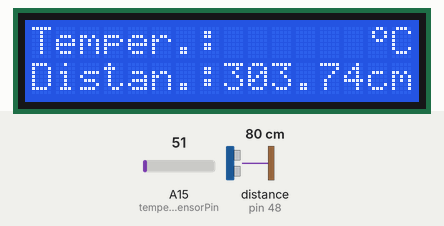
Recording of a sketch running on a simulated Arduino Mega 2560, built with avr-gcc and run on an emulated ATmega2560. Parts: 16×2 character LCD. Wiring (inferred from the names in the program): ultrasonic range finder: trigger pin 48; echo pin 48. The test bench sets the inputs (shaded band); at power-on: A15 (temperatureSensorPin) = 51, distance to the obstacle (sensor on pin 48) 80 cm. The echo pulse lasts 58.3 µs per cm; what the sketch prints to the serial monitor is not drawn.

Above: at 1.2 s.
1.3 s: A15 (temperatureSensorPin) set to 61
At 6.2 s:
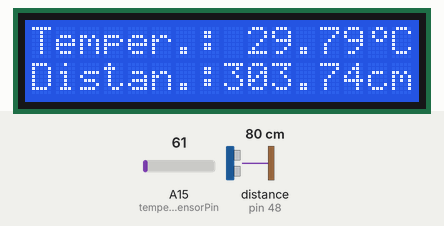
10.7 s: A15 (temperatureSensorPin) set to 71
At 15.9 s:
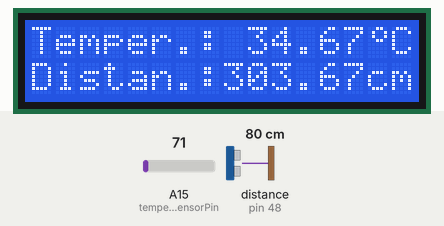
16.9 s: A15 (temperatureSensorPin) set to 30
At 21.7 s:
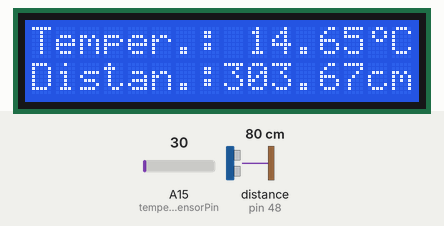
22.0 s: A15 (temperatureSensorPin) set to 15
At 26.0 s:
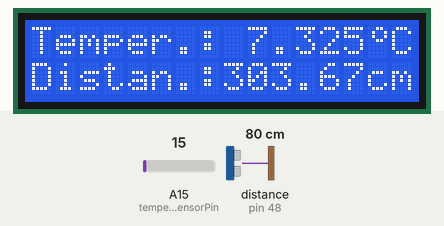
Timing chart, 0 to 27.5 s (numbered marks = the images above; inputs shaded):
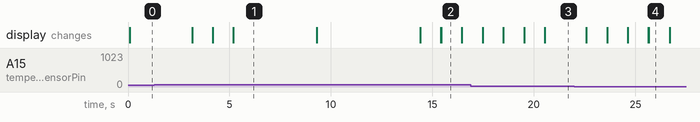

The sketch:

maior.ino
```cpp
#include <LiquidCrystal.h>

// Global variables:
// LCD variables
LiquidCrystal lcd (8, 9, 4, 5, 6, 7);
//Custom degree character
byte degree[8] = {  B00110,  B01001,  B01001,  B00110,  B00000,  B00000,  B00000,  B00000, };
/*
LM35
 U
GO5
Top View
*/
//Start the time at 0
int temperatureSensorPin = A15;
long timer = millis();
char message[] = "Temperature:    ";

int pin = 48; // connected to the Trig on the module, this serves as both Trigger and Echo
unsigned long time;
unsigned long sizeofpulse;
float cm;

void setup() {
  setup_serial();
  setup_LCD();
  setup_SDM_IO();
}

void loop() {

  //Move cursor to second line, first position
  //lcd.setCursor(0,1);

  if( millis() - timer > 5000 ) {

      float tempCelcius = convertSensorTemperatureToCelsius();
      float tempKelvin = tempCelcius + 273.15;

      //write temperature on LCD
      writeTemperatureCelsiusToLCD(tempCelcius);
      //printLine(1);
      timer = millis();

  }

  ultrasound_distance();

  //Wait 1 second
  delay(1000);
}

//calculates temperature for temperature sensor reading
float convertSensorTemperatureToCelsius()
{
      int val = analogRead( temperatureSensorPin );
      float tempCelsius = val * 0.48828125;
      Serial.print("Val: "); Serial.println(val);
      Serial.print("Temperature: "); Serial.print(tempCelsius); Serial.println(" C");

      return tempCelsius;
}

//writes temperature in celsius degrees to LCD screen at the beginning of the second row
void writeTemperatureCelsiusToLCD(float temperature)
{
  //Move cursor to first line, position 9
  lcd.setCursor(9,0);
  //Print current temperature to 2 decimal places
  lcd.print(temperature, 2);
  lcd.home();
  int temperatureInt = (int) (temperature+0.5);
  byte temp = (byte)temperatureInt;
  Serial.print("Temperature: "); Serial.print(temp); Serial.println(" C");
  char tempValue = temp;
  //String toSend = "A" + tempValue;
  Serial.println("A" + tempValue);
  Serial1.print( "A" );
  Serial1.print( tempValue );
}

void setup_LCD()
{
  //setup lcd
  lcd.begin(16, 2);

  //Make custom characters
  lcd.createChar(0, degree);

  //First row print
  lcd.setCursor(0,0);
  lcd.print("Temper.:");
  lcd.setCursor(14,0); lcd.write((byte)0);
  lcd.setCursor(15,0); lcd.print("C");
  //Second row print
  lcd.setCursor(0,1);
  lcd.print("Distan.: ");
  lcd.setCursor(14,1); lcd.print("cm");
}

void setup_serial()
{
  Serial.begin(9600);
  Serial1.begin(9600);
}

void setup_SDM_IO()
{
  pinMode(pin, OUTPUT);
  digitalWrite(pin, HIGH); // Trig pin is normally HIGH
}

void ultrasound_distance()
{
  pinMode(pin, OUTPUT); //return digital pin to OUTPUT mode after reading
  digitalWrite(pin, LOW);
  delayMicroseconds(25);
  digitalWrite(pin, HIGH); //Trig pin pulsed LOW for 25usec
  time = micros(); //record timer
  pinMode(pin, INPUT); //change pin to INPUT to read the echo pulse
  sizeofpulse = pulseIn(pin, LOW, 18000); //should be approx 150usec, timeout at 18msec
  time = micros() - time - sizeofpulse; // amount of time elapsed since we sent the trigger pulse and detect the echo pulse, then subtract the size of the echo pulse
  cm=(time*340.29/2/10000)-3; // convert to distance in centimeters
  Serial.println("SDM-IO:;");
  Serial.print(cm); Serial.println("cm;");
  lcd.setCursor(8,1);
  lcd.print(cm, 2);
  lcd.home();
  //byte distanceValue = floatToByte(cm);
  //Serial.println("B" + distanceValue);
  //Serial1.print( "B" );
  //Serial1.print( distanceValue );
  pinMode(pin, OUTPUT);
}

byte floatToByte(float value) {
  int valueInt = (int) (value+0.5);
  byte valueByte = (byte) valueInt;
}
```

Measured:
- after the input at 10.7 s, the display: first differs from a run without the input after 4.7 s (image 2 shows a later state)
- after the input at 16.9 s, the display: first differs from a run without the input after 3.6 s (image 3)
- after the input at 22.0 s, the display: first differs from a run without the input after 3.6 s (image 4 shows a later state)
- what the display in image 1 shows lasts 4.1 s, from 5.2 s to 9.3 s
- what the display in image 2 shows lasts 1.1 s, from 15.4 s to 16.5 s
